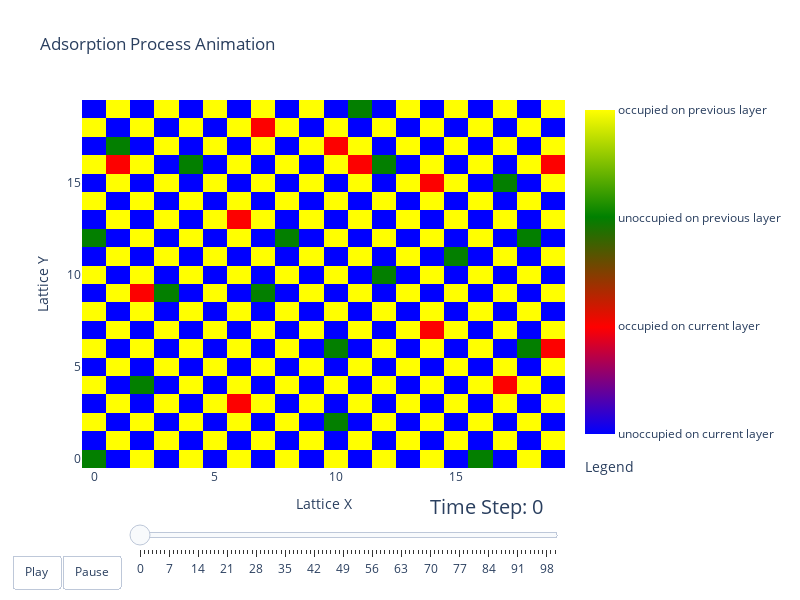

Notebook code for this chart:
### Code cell
# Create the figure
fig = go.Figure()

# Add traces for the first configuration (initial frame)
fig.add_trace(go.Heatmap(
    z=configurations[0],
    colorscale=[
        [0, 'blue'],     # 0 -> unoccupied on current layer
        [0.33, 'red'],   # 1 -> occupied on current layer
        [0.67, 'green'], # 2 -> unoccupied on previous layer
        [1.0, 'yellow']  # 3 -> occupied on previous layer
    ],
    colorbar= dict(
        title="Legend",  # Title for the legend
        titleside="bottom",
        tickvals=[0, 1, 2, 3],  # Values for the ticks
        ticktext=["unoccupied on current layer", "occupied on current layer", "unoccupied on previous layer", "occupied on previous layer"]  # Labels for the ticks
    ),
    showscale=True,
    zmin=0,
    zmax=3
))

# Define frames for the animation
frames = [
    go.Frame(
        data=[go.Heatmap(
            z=config,
            colorscale=[
                [0, 'blue'],   # 0
                [0.33, 'red'],   # 1
                [0.67, 'green'], # 2
                [1.0, 'yellow']  # 3
            ],
            showscale=True,
            zmin=0,
            zmax=3
        )],
        name=f"Step {step}"
    )
    for step, config in enumerate(configurations)
]

fig.frames = frames

# Add buttons and slider for animation
fig.update_layout(
    title='Adsorption Process Animation',
    xaxis_title='Lattice X',
    yaxis_title='Lattice Y',
    height=600,
    width=800,
    showlegend=True,  # Make sure the legend is shown in every frame
    legend=dict(
        x=1.05,   # Position of legend on x-axis
        y=0.5,    # Position of legend on y-axis
        traceorder='normal',
        font=dict(size=10),  # Adjust font size for smaller legend
        bgcolor='rgba(255, 255, 255, 0)',  # Optional: transparent background
        bordercolor='Black',
        borderwidth=1
    ),
    updatemenus=[{
        'buttons': [
            {
                'args': [None, {'frame': {'duration': 300, 'redraw': True}, 'mode': 'immediate', 'transition': {'duration': 300}}],
                'label': 'Play',
                'method': 'animate'
            },
            {
                'args': [[None], {'frame': {'duration': 0, 'redraw': True}, 'mode': 'immediate', 'transition': {'duration': 0}}],
                'label': 'Pause',
                'method': 'animate'
            }
        ],
        'direction': 'left',
        'pad': {'r': 10, 't': 87},
        'showactive': False,
        'type': 'buttons',
        'x': 0.1,
        'xanchor': 'right',
        'y': 0,
        'yanchor': 'top'
    }],
    sliders=[{
        'active': 0,
        'yanchor': 'top',
        'xanchor': 'left',
        'currentvalue': {
            'font': {'size': 20},
            'prefix': 'Time Step: ',
            'visible': True,
            'xanchor': 'right'
        },
        'transition': {'duration': 300, 'easing': 'cubic-in-out'},
        'pad': {'b': 10},
        'len': 0.9,
        'x': 0.1,
        'y': 0,
        'steps': [{
            'args': [[f"Step {step}"], {'frame': {'duration': 300, 'redraw': True}, 'mode': 'immediate', 'transition': {'duration': 300}}],
            'label': str(step),
            'method': 'animate'
        } for step in range(len(configurations))]
    }]
)

# Show the figure
fig.show()

### Figure 1 — Plotly figure (JSON) as saved in the notebook; plotly's stock layout.template omitted (floating-point values rounded to 4 significant figures; data arrays with more than 128 entries replaced by an {"elided": "..."} marker saying what was removed)
{"data": [{"colorbar": {"ticktext": ["unoccupied on current layer", "occupied on current layer", "unoccupied on previous layer", "occupied on previous layer"], "tickvals": [0, 1, 2, 3], "title": {"side": "bottom", "text": "Legend"}}, "colorscale": [[0, "blue"], [0.33, "red"], [0.67, "green"], [1, "yellow"]], "showscale": true, "type": "heatmap", "z": {"elided": "20x20 int values"}, "zmax": 3, "zmin": 0}], "layout": {"height": 600, "legend": {"bgcolor": "rgba(255, 255, 255, 0)", "bordercolor": "Black", "borderwidth": 1, "font": {"size": 10}, "traceorder": "normal", "x": 1.05, "y": 0.5}, "showlegend": true, "sliders": [{"active": 0, "currentvalue": {"font": {"size": 20}, "prefix": "Time Step: ", "visible": true, "xanchor": "right"}, "len": 0.9, "pad": {"b": 10}, "steps": [{"args": [["Step 0"], {"frame": {"duration": 300, "redraw": true}, "mode": "immediate", "transition": {"duration": 300}}], "label": "0", "method": "animate"}, {"args": [["Step 1"], {"frame": {"duration": 300, "redraw": true}, "mode": "immediate", "transition": {"duration": 300}}], "label": "1", "method": "animate"}, {"args": [["Step 2"], {"frame": {"duration": 300, "redraw": true}, "mode": "immediate", "transition": {"duration": 300}}], "label": "2", "method": "animate"}, {"args": [["Step 3"], {"frame": {"duration": 300, "redraw": true}, "mode": "immediate", "transition": {"duration": 300}}], "label": "3", "method": "animate"}, {"args": [["Step 4"], {"frame": {"duration": 300, "redraw": true}, "mode": "immediate", "transition": {"duration": 300}}], "label": "4", "method": "animate"}, {"args": [["Step 5"], {"frame": {"duration": 300, "redraw": true}, "mode": "immediate", "transition": {"duration": 300}}], "label": "5", "method": "animate"}, {"args": [["Step 6"], {"frame": {"duration": 300, "redraw": true}, "mode": "immediate", "transition": {"duration": 300}}], "label": "6", "method": "animate"}, {"args": [["Step 7"], {"frame": {"duration": 300, "redraw": true}, "mode": "immediate", "transition": {"duration": 300}}], "label": "7", "method": "animate"}, {"args": [["Step 8"], {"frame": {"duration": 300, "redraw": true}, "mode": "immediate", "transition": {"duration": 300}}], "label": "8", "method": "animate"}, {"args": [["Step 9"], {"frame": {"duration": 300, "redraw": true}, "mode": "immediate", "transition": {"duration": 300}}], "label": "9", "method": "animate"}, {"args": [["Step 10"], {"frame": {"duration": 300, "redraw": true}, "mode": "immediate", "transition": {"duration": 300}}], "label": "10", "method": "animate"}, {"args": [["Step 11"], {"frame": {"duration": 300, "redraw": true}, "mode": "immediate", "transition": {"duration": 300}}], "label": "11", "method": "animate"}, {"args": [["Step 12"], {"frame": {"duration": 300, "redraw": true}, "mode": "immediate", "transition": {"duration": 300}}], "label": "12", "method": "animate"}, {"args": [["Step 13"], {"frame": {"duration": 300, "redraw": true}, "mode": "immediate", "transition": {"duration": 300}}], "label": "13", "method": "animate"}, {"args": [["Step 14"], {"frame": {"duration": 300, "redraw": true}, "mode": "immediate", "transition": {"duration": 300}}], "label": "14", "method": "animate"}, {"args": [["Step 15"], {"frame": {"duration": 300, "redraw": true}, "mode": "immediate", "transition": {"duration": 300}}], "label": "15", "method": "animate"}, {"args": [["Step 16"], {"frame": {"duration": 300, "redraw": true}, "mode": "immediate", "transition": {"duration": 300}}], "label": "16", "method": "animate"}, {"args": [["Step 17"], {"frame": {"duration": 300, "redraw": true}, "mode": "immediate", "transition": {"duration": 300}}], "label": "17", "method": "animate"}, {"args": [["Step 18"], {"frame": {"duration": 300, "redraw": true}, "mode": "immediate", "transition": {"duration": 300}}], "label": "18", "method": "animate"}, {"args": [["Step 19"], {"frame": {"duration": 300, "redraw": true}, "mode": "immediate", "transition": {"duration": 300}}], "label": "19", "method": "animate"}, {"args": [["Step 20"], {"frame": {"duration": 300, "redraw": true}, "mode": "immediate", "transition": {"duration": 300}}], "label": "20", "method": "animate"}, {"args": [["Step 21"], {"frame": {"duration": 300, "redraw": true}, "mode": "immediate", "transition": {"duration": 300}}], "label": "21", "method": "animate"}, {"args": [["Step 22"], {"frame": {"duration": 300, "redraw": true}, "mode": "immediate", "transition": {"duration": 300}}], "label": "22", "method": "animate"}, {"args": [["Step 23"], {"frame": {"duration": 300, "redraw": true}, "mode": "immediate", "transition": {"duration": 300}}], "label": "23", "method": "animate"}, {"args": [["Step 24"], {"frame": {"duration": 300, "redraw": true}, "mode": "immediate", "transition": {"duration": 300}}], "label": "24", "method": "animate"}, {"args": [["Step 25"], {"frame": {"duration": 300, "redraw": true}, "mode": "immediate", "transition": {"duration": 300}}], "label": "25", "method": "animate"}, {"args": [["Step 26"], {"frame": {"duration": 300, "redraw": true}, "mode": "immediate", "transition": {"duration": 300}}], "label": "26", "method": "animate"}, {"args": [["Step 27"], {"frame": {"duration": 300, "redraw": true}, "mode": "immediate", "transition": {"duration": 300}}], "label": "27", "method": "animate"}, {"args": [["Step 28"], {"frame": {"duration": 300, "redraw": true}, "mode": "immediate", "transition": {"duration": 300}}], "label": "28", "method": "animate"}, {"args": [["Step 29"], {"frame": {"duration": 300, "redraw": true}, "mode": "immediate", "transition": {"duration": 300}}], "label": "29", "method": "animate"}, {"args": [["Step 30"], {"frame": {"duration": 300, "redraw": true}, "mode": "immediate", "transition": {"duration": 300}}], "label": "30", "method": "animate"}, {"args": [["Step 31"], {"frame": {"duration": 300, "redraw": true}, "mode": "immediate", "transition": {"duration": 300}}], "label": "31", "method": "animate"}, {"args": [["Step 32"], {"frame": {"duration": 300, "redraw": true}, "mode": "immediate", "transition": {"duration": 300}}], "label": "32", "method": "animate"}, {"args": [["Step 33"], {"frame": {"duration": 300, "redraw": true}, "mode": "immediate", "transition": {"duration": 300}}], "label": "33", "method": "animate"}, {"args": [["Step 34"], {"frame": {"duration": 300, "redraw": true}, "mode": "immediate", "transition": {"duration": 300}}], "label": "34", "method": "animate"}, {"args": [["Step 35"], {"frame": {"duration": 300, "redraw": true}, "mode": "immediate", "transition": {"duration": 300}}], "label": "35", "method": "animate"}, {"args": [["Step 36"], {"frame": {"duration": 300, "redraw": true}, "mode": "immediate", "transition": {"duration": 300}}], "label": "36", "method": "animate"}, {"args": [["Step 37"], {"frame": {"duration": 300, "redraw": true}, "mode": "immediate", "transition": {"duration": 300}}], "label": "37", "method": "animate"}, {"args": [["Step 38"], {"frame": {"duration": 300, "redraw": true}, "mode": "immediate", "transition": {"duration": 300}}], "label": "38", "method": "animate"}, {"args": [["Step 39"], {"frame": {"duration": 300, "redraw": true}, "mode": "immediate", "transition": {"duration": 300}}], "label": "39", "method": "animate"}, {"args": [["Step 40"], {"frame": {"duration": 300, "redraw": true}, "mode": "immediate", "transition": {"duration": 300}}], "label": "40", "method": "animate"}, {"args": [["Step 41"], {"frame": {"duration": 300, "redraw": true}, "mode": "immediate", "transition": {"duration": 300}}], "label": "41", "method": "animate"}, {"args": [["Step 42"], {"frame": {"duration": 300, "redraw": true}, "mode": "immediate", "transition": {"duration": 300}}], "label": "42", "method": "animate"}, {"args": [["Step 43"], {"frame": {"duration": 300, "redraw": true}, "mode": "immediate", "transition": {"duration": 300}}], "label": "43", "method": "animate"}, {"args": [["Step 44"], {"frame": {"duration": 300, "redraw": true}, "mode": "immediate", "transition": {"duration": 300}}], "label": "44", "method": "animate"}, {"args": [["Step 45"], {"frame": {"duration": 300, "redraw": true}, "mode": "immediate", "transition": {"duration": 300}}], "label": "45", "method": "animate"}, {"args": [["Step 46"], {"frame": {"duration": 300, "redraw": true}, "mode": "immediate", "transition": {"duration": 300}}], "label": "46", "method": "animate"}, {"args": [["Step 47"], {"frame": {"duration": 300, "redraw": true}, "mode": "immediate", "transition": {"duration": 300}}], "label": "47", "method": "animate"}, {"args": [["Step 48"], {"frame": {"duration": 300, "redraw": true}, "mode": "immediate", "transition": {"duration": 300}}], "label": "48", "method": "animate"}, {"args": [["Step 49"], {"frame": {"duration": 300, "redraw": true}, "mode": "immediate", "transition": {"duration": 300}}], "label": "49", "method": "animate"}, {"args": [["Step 50"], {"frame": {"duration": 300, "redraw": true}, "mode": "immediate", "transition": {"duration": 300}}], "label": "50", "method": "animate"}, {"args": [["Step 51"], {"frame": {"duration": 300, "redraw": true}, "mode": "immediate", "transition": {"duration": 300}}], "label": "51", "method": "animate"}, {"args": [["Step 52"], {"frame": {"duration": 300, "redraw": true}, "mode": "immediate", "transition": {"duration": 300}}], "label": "52", "method": "animate"}, {"args": [["Step 53"], {"frame": {"duration": 300, "redraw": true}, "mode": "immediate", "transition": {"duration": 300}}], "label": "53", "method": "animate"}, {"args": [["Step 54"], {"frame": {"duration": 300, "redraw": true}, "mode": "immediate", "transition": {"duration": 300}}], "label": "54", "method": "animate"}, {"args": [["Step 55"], {"frame": {"duration": 300, "redraw": true}, "mode": "immediate", "transition": {"duration": 300}}], "label": "55", "method": "animate"}, {"args": [["Step 56"], {"frame": {"duration": 300, "redraw": true}, "mode": "immediate", "transition": {"duration": 300}}], "label": "56", "method": "animate"}, {"args": [["Step 57"], {"frame": {"duration": 300, "redraw": true}, "mode": "immediate", "transition": {"duration": 300}}], "label": "57", "method": "animate"}, {"args": [["Step 58"], {"frame": {"duration": 300, "redraw": true}, "mode": "immediate", "transition": {"duration": 300}}], "label": "58", "method": "animate"}, {"args": [["Step 59"], {"frame": {"duration": 300, "redraw": true}, "mode": "immediate", "transition": {"duration": 300}}], "label": "59", "method": "animate"}, {"args": [["Step 60"], {"frame": {"duration": 300, "redraw": true}, "mode": "immediate", "transition": {"duration": 300}}], "label": "60", "method": "animate"}, {"args": [["Step 61"], {"frame": {"duration": 300, "redraw": true}, "mode": "immediate", "transition": {"duration": 300}}], "label": "61", "method": "animate"}, {"args": [["Step 62"], {"frame": {"duration": 300, "redraw": true}, "mode": "immediate", "transition": {"duration": 300}}], "label": "62", "method": "animate"}, {"args": [["Step 63"], {"frame": {"duration": 300, "redraw": true}, "mode": "immediate", "transition": {"duration": 300}}], "label": "63", "method": "animate"}, {"args": [["Step 64"], {"frame": {"duration": 300, "redraw": true}, "mode": "immediate", "transition": {"duration": 300}}], "label": "64", "method": "animate"}, {"args": [["Step 65"], {"frame": {"duration": 300, "redraw": true}, "mode": "immediate", "transition": {"duration": 300}}], "label": "65", "method": "animate"}, {"args": [["Step 66"], {"frame": {"duration": 300, "redraw": true}, "mode": "immediate", "transition": {"duration": 300}}], "label": "66", "method": "animate"}, {"args": [["Step 67"], {"frame": {"duration": 300, "redraw": true}, "mode": "immediate", "transition": {"duration": 300}}], "label": "67", "method": "animate"}, {"args": [["Step 68"], {"frame": {"duration": 300, "redraw": true}, "mode": "immediate", "transition": {"duration": 300}}], "label": "68", "method": "animate"}, {"args": [["Step 69"], {"frame": {"duration": 300, "redraw": true}, "mode": "immediate", "transition": {"duration": 300}}], "label": "69", "method": "animate"}, {"args": [["Step 70"], {"frame": {"duration": 300, "redraw": true}, "mode": "immediate", "transition": {"duration": 300}}], "label": "70", "method": "animate"}, {"args": [["Step 71"], {"frame": {"duration": 300, "redraw": true}, "mode": "immediate", "transition": {"duration": 300}}], "label": "71", "method": "animate"}, {"args": [["Step 72"], {"frame": {"duration": 300, "redraw": true}, "mode": "immediate", "transition": {"duration": 300}}], "label": "72", "method": "animate"}, {"args": [["Step 73"], {"frame": {"duration": 300, "redraw": true}, "mode": "immediate", "transition": {"duration": 300}}], "label": "73", "method": "animate"}, {"args": [["Step 74"], {"frame": {"duration": 300, "redraw": true}, "mode": "immediate", "transition": {"duration": 300}}], "label": "74", "method": "animate"}, {"args": [["Step 75"], {"frame": {"duration": 300, "redraw": true}, "mode": "immediate", "transition": {"duration": 300}}], "label": "75", "method": "animate"}, {"args": [["Step 76"], {"frame": {"duration": 300, "redraw": true}, "mode": "immediate", "transition": {"duration": 300}}], "label": "76", "method": "animate"}, {"args": [["Step 77"], {"frame": {"duration": 300, "redraw": true}, "mode": "immediate", "transition": {"duration": 300}}], "label": "77", "method": "animate"}, {"args": [["Step 78"], {"frame": {"duration": 300, "redraw": true}, "mode": "immediate", "transition": {"duration": 300}}], "label": "78", "method": "animate"}, {"args": [["Step 79"], {"frame": {"duration": 300, "redraw": true}, "mode": "immediate", "transition": {"duration": 300}}], "label": "79", "method": "animate"}, {"args": [["Step 80"], {"frame": {"duration": 300, "redraw": true}, "mode": "immediate", "transition": {"duration": 300}}], "label": "80", "method": "animate"}, {"args": [["Step 81"], {"frame": {"duration": 300, "redraw": true}, "mode": "immediate", "transition": {"duration": 300}}], "label": "81", "method": "animate"}, {"args": [["Step 82"], {"frame": {"duration": 300, "redraw": true}, "mode": "immediate", "transition": {"duration": 300}}], "label": "82", "method": "animate"}, {"args": [["Step 83"], {"frame": {"duration": 300, "redraw": true}, "mode": "immediate", "transition": {"duration": 300}}], "label": "83", "method": "animate"}, {"args": [["Step 84"], {"frame": {"duration": 300, "redraw": true}, "mode": "immediate", "transition": {"duration": 300}}], "label": "84", "method": "animate"}, {"args": [["Step 85"], {"frame": {"duration": 300, "redraw": true}, "mode": "immediate", "transition": {"duration": 300}}], "label": "85", "method": "animate"}, {"args": [["Step 86"], {"frame": {"duration": 300, "redraw": true}, "mode": "immediate", "transition": {"duration": 300}}], "label": "86", "method": "animate"}, {"args": [["Step 87"], {"frame": {"duration": 300, "redraw": true}, "mode": "immediate", "transition": {"duration": 300}}], "label": "87", "method": "animate"}, {"args": [["Step 88"], {"frame": {"duration": 300, "redraw": true}, "mode": "immediate", "transition": {"duration": 300}}], "label": "88", "method": "animate"}, {"args": [["Step 89"], {"frame": {"duration": 300, "redraw": true}, "mode": "immediate", "transition": {"duration": 300}}], "label": "89", "method": "animate"}, {"args": [["Step 90"], {"frame": {"duration": 300, "redraw": true}, "mode": "immediate", "transition": {"duration": 300}}], "label": "90", "method": "animate"}, {"args": [["Step 91"], {"frame": {"duration": 300, "redraw": true}, "mode": "immediate", "transition": {"duration": 300}}], "label": "91", "method": "animate"}, {"args": [["Step 92"], {"frame": {"duration": 300, "redraw": true}, "mode": "immediate", "transition": {"duration": 300}}], "label": "92", "method": "animate"}, {"args": [["Step 93"], {"frame": {"duration": 300, "redraw": true}, "mode": "immediate", "transition": {"duration": 300}}], "label": "93", "method": "animate"}, {"args": [["Step 94"], {"frame": {"duration": 300, "redraw": true}, "mode": "immediate", "transition": {"duration": 300}}], "label": "94", "method": "animate"}, {"args": [["Step 95"], {"frame": {"duration": 300, "redraw": true}, "mode": "immediate", "transition": {"duration": 300}}], "label": "95", "method": "animate"}, {"args": [["Step 96"], {"frame": {"duration": 300, "redraw": true}, "mode": "immediate", "transition": {"duration": 300}}], "label": "96", "method": "animate"}, {"args": [["Step 97"], {"frame": {"duration": 300, "redraw": true}, "mode": "immediate", "transition": {"duration": 300}}], "label": "97", "method": "animate"}, {"args": [["Step 98"], {"frame": {"duration": 300, "redraw": true}, "mode": "immediate", "transition": {"duration": 300}}], "label": "98", "method": "animate"}, {"args": [["Step 99"], {"frame": {"duration": 300, "redraw": true}, "mode": "immediate", "transition": {"duration": 300}}], "label": "99", "method": "animate"}, {"args": [["Step 100"], {"frame": {"duration": 300, "redraw": true}, "mode": "immediate", "transition": {"duration": 300}}], "label": "100", "method": "animate"}], "transition": {"duration": 300, "easing": "cubic-in-out"}, "x": 0.1, "xanchor": "left", "y": 0, "yanchor": "top"}], "title": {"text": "Adsorption Process Animation"}, "updatemenus": [{"buttons": [{"args": [null, {"frame": {"duration": 300, "redraw": true}, "mode": "immediate", "transition": {"duration": 300}}], "label": "Play", "method": "animate"}, {"args": [[null], {"frame": {"duration": 0, "redraw": true}, "mode": "immediate", "transition": {"duration": 0}}], "label": "Pause", "method": "animate"}], "direction": "left", "pad": {"r": 10, "t": 87}, "showactive": false, "type": "buttons", "x": 0.1, "xanchor": "right", "y": 0, "yanchor": "top"}], "width": 800, "xaxis": {"title": {"text": "Lattice X"}}, "yaxis": {"title": {"text": "Lattice Y"}}}}
